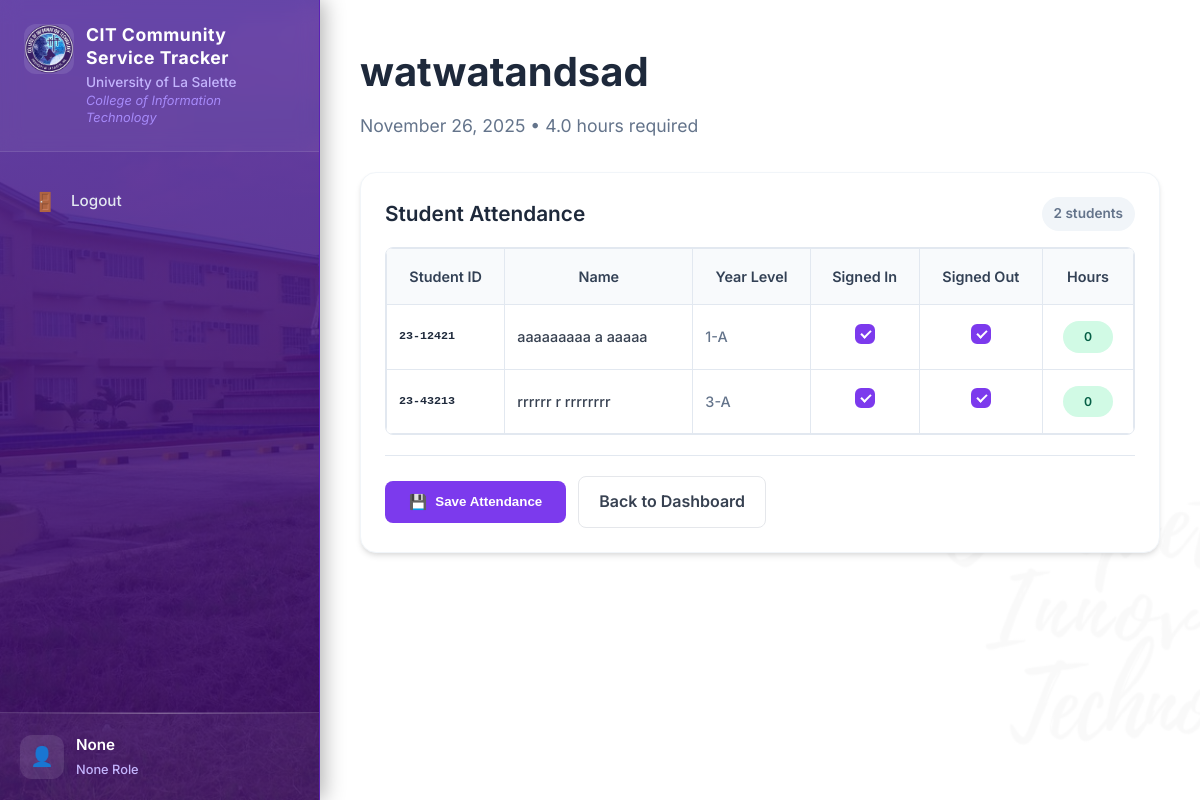
Before: /events/1/attendance with the older database file.
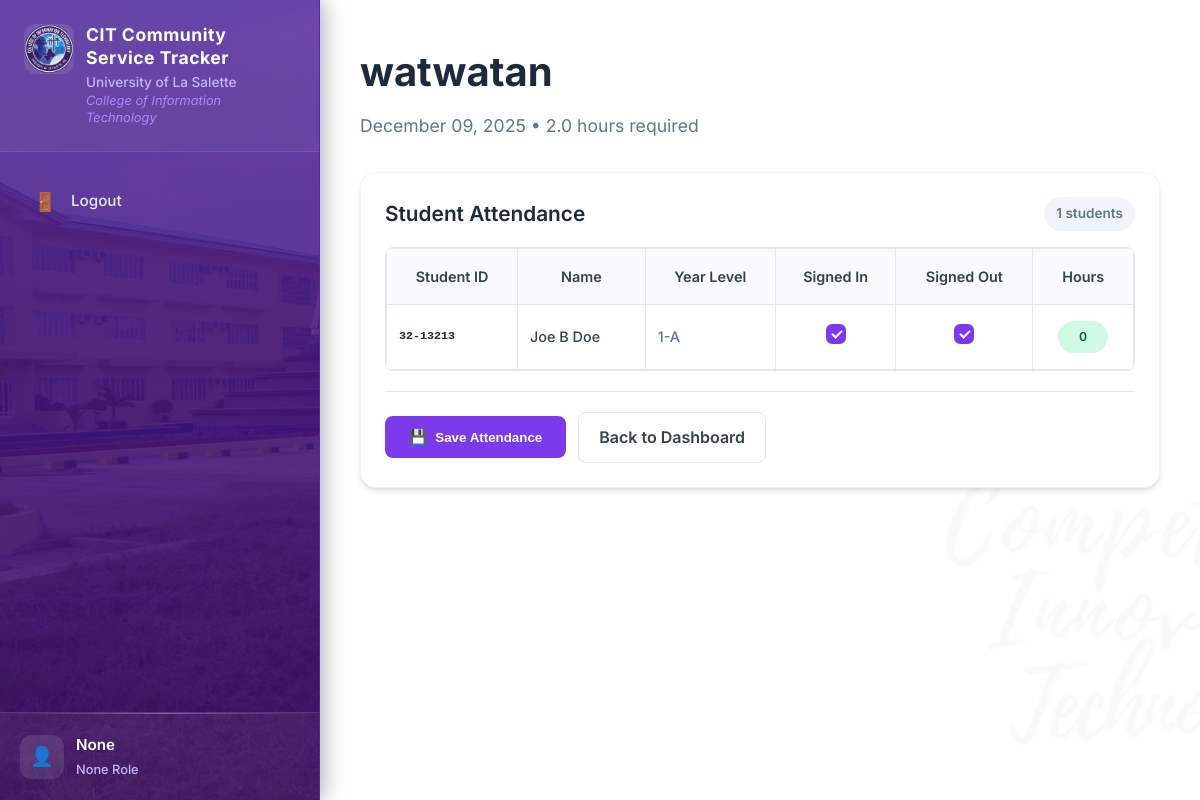
After: the same page with the newer database file.
### models.py (models this page shows, shortened)
class Event(db.Model):
    id = db.Column(db.Integer, primary_key=True)
    name = db.Column(db.String(255), nullable=False)
    date = db.Column(db.Date, nullable=False)
    required_hours = db.Column(db.Float, default=2.0, nullable=False)
    target_years = db.Column(db.String(255), nullable=False)   # CSV of YearLevel IDs or "all"
    semester_id = db.Column(db.Integer, db.ForeignKey("semester.id"), nullable=True)
    semester = db.relationship("Semester", backref="events")
    created_at = db.Column(db.DateTime, default=datetime.utcnow)
    attendance = db.relationship("EventAttendance", backref="event", cascade="all, delete-orphan")

class EventAttendance(db.Model):
    id = db.Column(db.Integer, primary_key=True)
    event_id = db.Column(db.Integer, db.ForeignKey("event.id"), nullable=False)
    student_id = db.Column(db.Integer, db.ForeignKey("student.id"), nullable=False)
    timed_in = db.Column(db.Boolean, default=False)
    timed_out = db.Column(db.Boolean, default=False)
    accumulated_hours = db.Column(db.Float, default=0.0)
    created_at = db.Column(db.DateTime, default=datetime.utcnow)
    student = db.relationship("Student", backref="event_attendances")
    __table_args__ = (
        db.UniqueConstraint("event_id", "student_id", name="uq_event_student"),
    )

class Student(db.Model):
    id = db.Column(db.Integer, primary_key=True)
    student_id = db.Column(db.String(8), unique=True, nullable=False)
    fname = db.Column(db.String(50), nullable=False)
    mname = db.Column(db.String(50), nullable=True)
    lname = db.Column(db.String(50), nullable=False)
    year_level_id = db.Column(db.Integer, db.ForeignKey("year_level.id"), nullable=False)
    status = db.Column(db.String(20), nullable=False, default="active")  # active, inactive, graduate
    created_at = db.Column(db.DateTime, default=datetime.utcnow)

class YearLevel(db.Model):
    id = db.Column(db.Integer, primary_key=True)
    academic_year_id = db.Column(db.Integer, db.ForeignKey("academic_year.id"), nullable=False)
    level = db.Column(db.Integer, nullable=False)         # 1-4
    section = db.Column(db.String(5), nullable=False)
    created_at = db.Column(db.DateTime, default=datetime.utcnow)
    students = db.relationship("Student", backref="year_level", cascade="all, delete-orphan")
    __table_args__ = (
        db.UniqueConstraint("academic_year_id", "level", "section", name="uq_year_level_section"),
    )

### routes.py (the view)
@app.route("/events/<int:event_id>/attendance")
def event_attendance(event_id):
    event = Event.query.get_or_404(event_id)
    attendances = EventAttendance.query.filter_by(event_id=event_id).join(Student).order_by(Student.student_id).all()
    return render_template("event_attendance.html", event=event, attendances=attendances)

### templates/event_attendance.html (shortened to what this page needs)
{% extends "base.html" %}
{% block content %}
<link rel="stylesheet" href="{{ url_for('static', filename='css/event_attendance.css') }}">
<div class="dashboard-header">
    <h1>{{ event.name }}</h1>
    <p class="subtitle">{{ event.date.strftime('%B %d, %Y') }} • {{ event.required_hours }} hours required</p>
</div>
<div class="content-card">
    <div class="card-header">
        <h3>Student Attendance</h3>
        <span class="student-count">{{ attendances|length }} students</span>
    </div>
    <div class="card-content">
        <form method="post" action="{{ url_for('save_event_attendance', event_id=event.id) }}">
            <div class="table-container">
                <table class="event-attendance-table">
                    <thead>
                        <tr>
                            <th>Student ID</th>
                            <th>Name</th>
                            <th>Year Level</th>
                            <th class="text-center">Signed In</th>
                            <th class="text-center">Signed Out</th>
                            <th class="text-center">Hours</th>
                        </tr>
                    </thead>
                    <tbody>
                        {% for att in attendances %}
                        <tr>
                            <td class="student-id">{{ att.student.student_id }}</td>
                            <td class="student-name">{{ att.student.fname }} {{ att.student.mname }} {{ att.student.lname }}</td>
                            <td class="year-level">{{ att.student.year_level.level }}-{{ att.student.year_level.section }}</td>
                            <td class="text-center">
                                <label class="checkbox-wrapper">
                                    <span class="checkmark"></span>
                                </label>
                            </td>
                            <td class="text-center">
                                <label class="checkbox-wrapper">
                                    <span class="checkmark"></span>
                                </label>
                            </td>
                            <td class="text-center hours-cell">
                                {% if att.timed_in and att.timed_out %}
                                    <span class="hours-badge completed">0</span>
                                {% elif att.timed_in or att.timed_out %}
                                    <span class="hours-badge partial">{{ "%.1f"|format(event.required_hours / 2) }}</span>
                                {% else %}
                                    <span class="hours-badge pending">{{ event.required_hours }}</span>
                                {% endif %}
                            </td>
                        </tr>
                        {% endfor %}
                    </tbody>
                </table>
            </div>
            <div class="form-actions">
                <button type="submit" class="btn-primary">
                    <span class="btn-icon">💾</span>
                    Save Attendance
                </button>
                <a href="{{ url_for('attendance_dashboard') }}" class="btn-secondary">Back to Dashboard</a>
            </div>
        </form>
    </div>
</div>
{% endblock %}

Changed rows visible on the page:
removed EventAttendance: student.student_id "23-43213", student.fname "rrrrrr", student.mname "r", student.lname "rrrrrrrr", student.year_level.level "3", student.year_level.section "A", timed_in "0"
changed Event: name "watwatandsad" → "watwatan"; date "November 26, 2025" → "December 09, 2025"; required_hours "4.0" → "2.0"
changed EventAttendance: student.student_id "23-12421" → "32-13213"; student.fname "aaaaaaaaa" → "Joe"; student.mname "a" → "B"; student.lname "aaaaa" → "Doe"
Other visible differences:
{{ attendances|length }}: "2" → "1"
